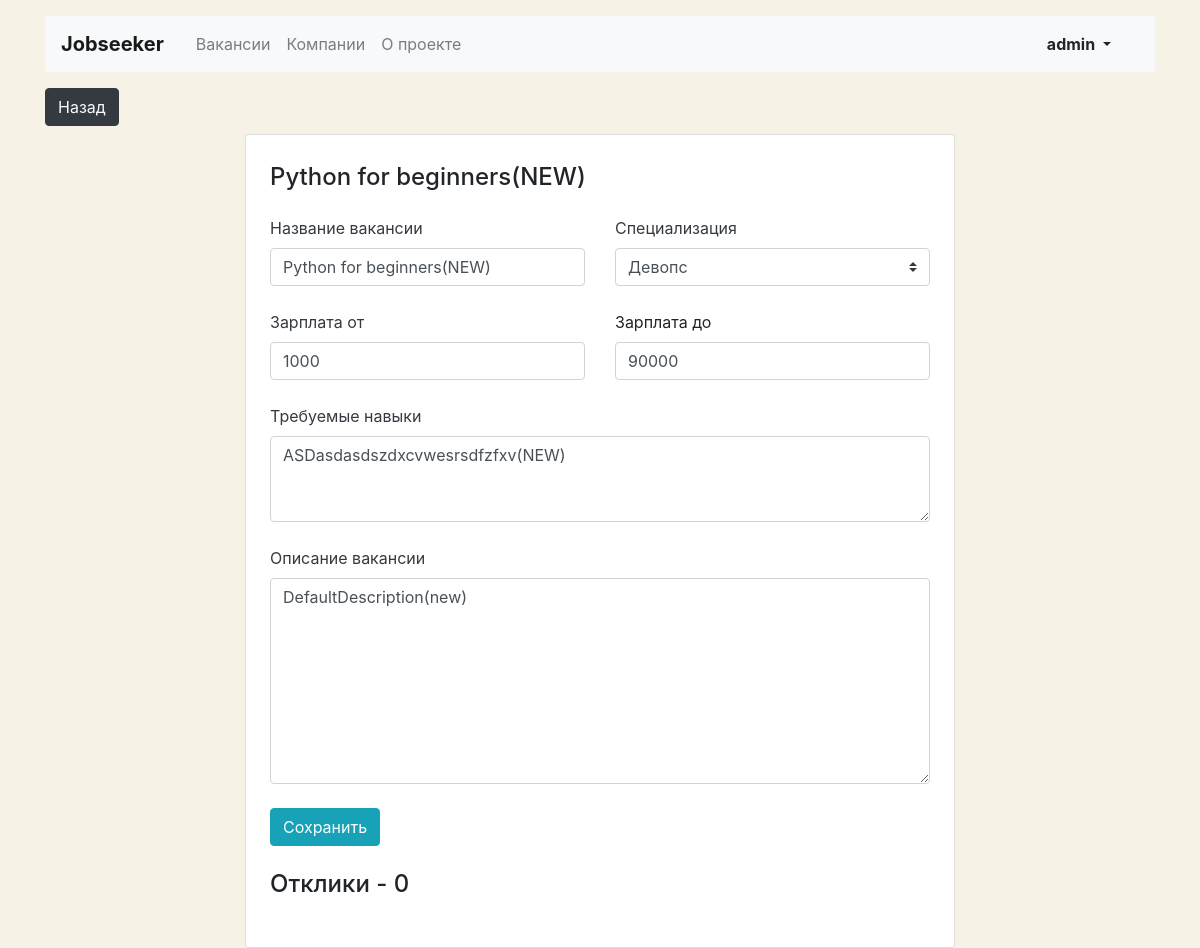
Page /vacancy/edit/7 (signed in) on the earlier database version.
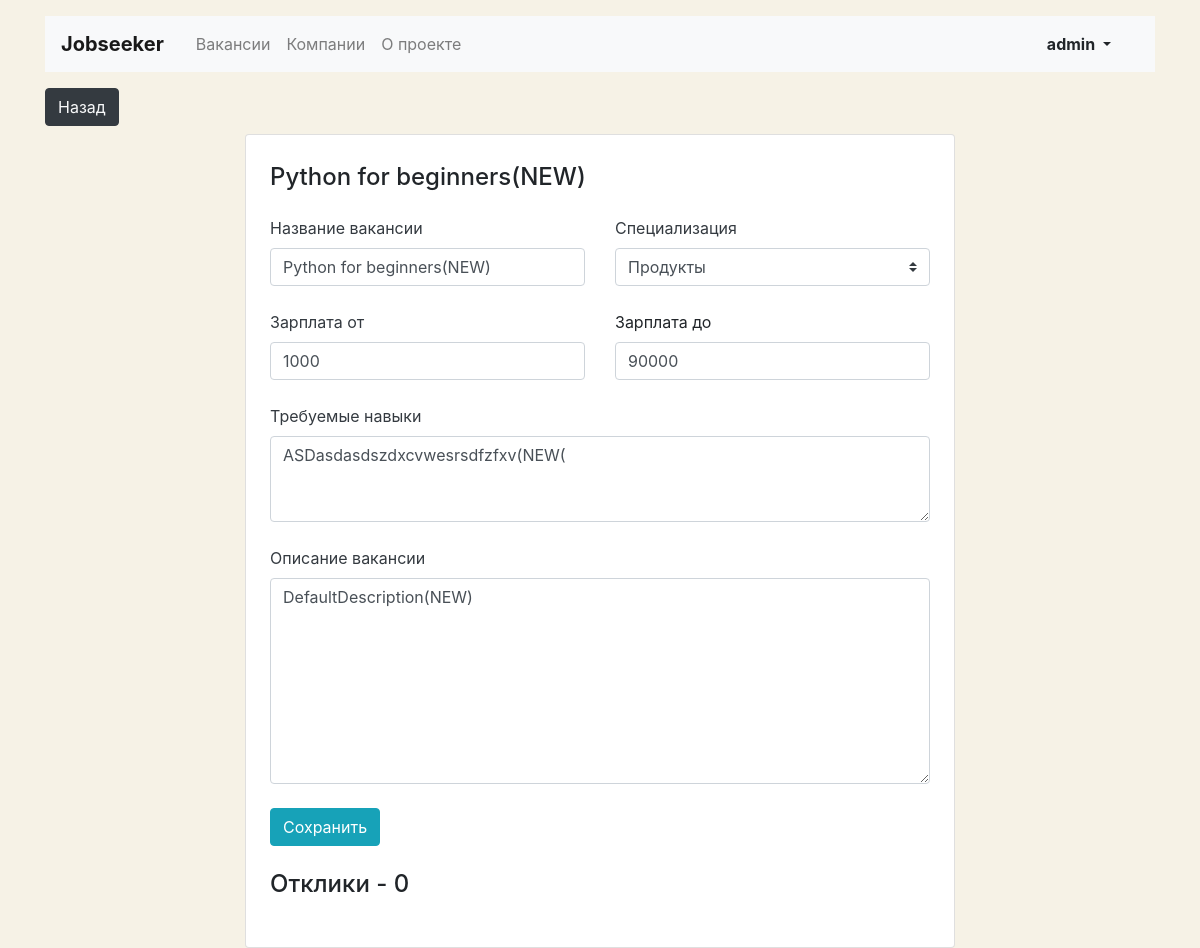
Same page on the later database version.
### jobs/models.py (models this page shows, shortened)
class Vacancy(models.Model):
    id = models.IntegerField(primary_key=True)
    title = models.CharField(max_length=50)
    specialty = models.ForeignKey(Speciality, on_delete=models.CASCADE, related_name="vacancies")
    company = models.ForeignKey(Company, on_delete=models.CASCADE, related_name="vacancies")
    skills = models.TextField()
    salary_min = models.IntegerField()
    salary_max = models.IntegerField()
    description = models.TextField()
    published_at = models.DateField(default=datetime.date.today)

### jobs/views.py (the view, shortened to what this page needs)
# urls.py: path('vacancy/edit/<int:id>', VacancyEditView.as_view(), name="vacancy/edit"),
class VacancyEditView(View):
    def get(self, request, id):
        if not request.user.is_authenticated:
            return redirect('/')
        if not hasattr(request.user, 'company'):
            return redirect('/')
        company = request.user.company
        if not Vacancy.objects.filter(company=company, id=id).first():
            return HttpResponse("Access Error")
        is_updated = False
        init = Vacancy.objects.filter(id=id).first()
        initial_data = {'title': init.title,
                        'specialty': init.specialty.code,
                        'salary_min': init.salary_min,
                        'salary_max': init.salary_max,
                        'skills': init.skills,
                        'description': init.description}
        form = VacancyForm(request.POST or None, initial=initial_data)
        return render(request, "jobs/vacancy-edit.html", context={"vacancy": Vacancy.objects.filter(company=company, id=id).first(),
                                                                  'form': form,
                                                                  'is_updated': is_updated})

### jobs/templates/jobs/vacancy-edit.html (shortened to what this page needs)
{% extends "base.html" %}
{% load static %}
{% block container %}
      <div class="col-12 col-lg-8 offset-lg-2">
        <div class="card">
          <div class="card-body px-4 pb-4 tab-content">
            <section>
              <h2 class="h4 pt-2 pb-3">{{vacancy.title}}</h2>
              <form action="" method="post">{% csrf_token %}
                <div class="row">
                  <div class="col-12 col-md-6">
                    <div class="form-group pb-2">
                      <label class="mb-2 text-dark" for="vacancyTitle">Название вакансии</label>
                      {{form.title}}
                    </div>
                  </div>
                  <div class="col-12 col-md-6">
                    <div class="form-group pb-2">
                        <label class="mb-2 text-dark" for="userSpecialization">Специализация</label>
                        {{form.specialty}}
                    </div>
                  </div>
                </div>
                <div class="row">
                  <div class="col-12 col-md-6">
                    <div class="form-group pb-2">
                      <label class="mb-2 text-dark" for="vacancySalaryMin">Зарплата от</label>
                      {{form.salary_min}}
                    </div>
                  </div>
                  <div class="col-12 col-md-6">
                    <div class="form-group pb-2">
                      <label class="mb-2" for="vacancySalaryMax">Зарплата до</label>
                      {{form.salary_max}}
                    </div>
                  </div>
                </div>
                <div class="form-group pb-2">
                  <label class="mb-2 text-dark" for="vacancySkills">Требуемые навыки</label>
                  {{form.skills}}
                </div>
                <div class="form-group pb-2">
                  <label class="mb-2 text-dark" for="vacancyDescription">Описание вакансии</label>
                  {{form.description}}
                </div>
                <div class="form-group">
                  <input type="submit" class="btn btn-info" value="Сохранить">
                </div>
              </form>
              <h2 class="h4 pt-2 pb-3">Отклики - {{vacancy.applications.all|length}}</h2>
            </section>
          </div>
        </div>
      </div>
  </main>
{% endblock %}

Differences in the rows shown:
changed Vacancy "Python for beginners(NEW)": specialty "Девопс" → "Продукты"; skills "ASDasdasdszdxcvwesrsdfzfxv(NEW)" → "ASDasdasdszdxcvwesrsdfzfxv(NEW("; description "DefaultDescription(new)" → "DefaultDescription(NEW)"
